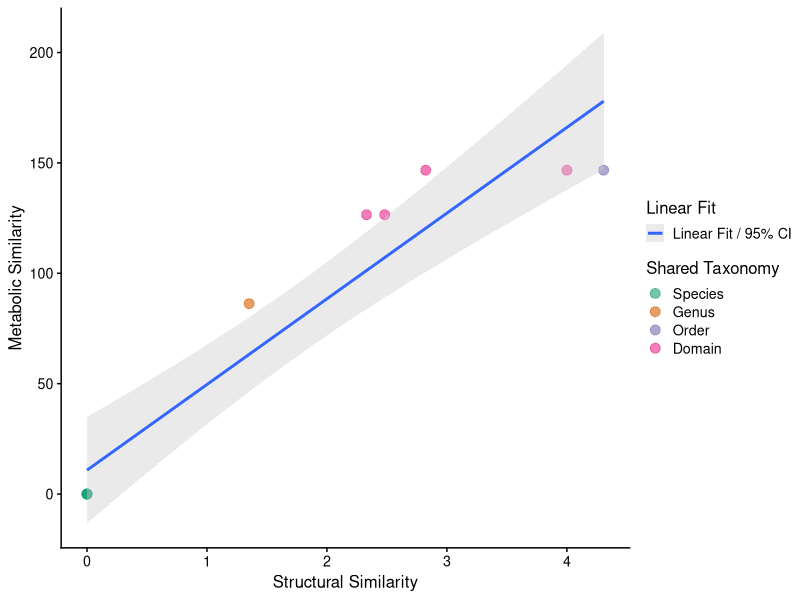

R code for this plot:
rm(list = ls())

library('tidyverse')
library('vegan')
library('gdata')
library('cowplot')

# Import values for cryoEM, select only intersect
scaled.mini_repl <- read.csv('results/cryoem_scaled_mini_replicates.csv', sep = ",", header = T, row.names = 1)

include = c("Marvinbryantia_formatexigens","Bacteroides_cellulosyliticus_CRE21","Bacteroides_caccae","Eubacterium_siraeum")
vis_cleaned <- scaled.mini_repl[(scaled.mini_repl$Strain %in% include), ] 

rm('scaled.mini_repl','include')

# Import WGS distance matrix, select only intersect
wgs_dist <- read.csv('data/wgs_distance_jaccard.csv',sep = ",", header = TRUE, row.names = 1, check.names = FALSE)

include = c("Marvinbryantia_formatexigens_DSM_14469","Bacteroides_cellulosyliticus_CRE21_DSM_14838","Bacteroides_caccae_DSM_19024","Eubacterium_siraeum_DSM_15702")
wgs_cleaned <- wgs_dist[(colnames(wgs_dist) %in% include),(rownames(wgs_dist) %in% include)]

rm('wgs_dist','include')

# Import metabolomic fold-change distance matrix as published in Han and Van Treuren et al 2021, select only intersect
tax_to_dn <- read.csv('data/from_Han_vanTreuren_2021/taxonomy_to_display_name.txt', sep = "\t", header = T)

include = c("Marvinbryantia formatexigens DSMZ 14469","Bacteroides cellulosilyticus DSMZ 14838","Bacteroides caccae ATCC 43185","Eubacterium siraeum DSMZ 15702")
legend <- tax_to_dn[(tax_to_dn$taxonomy %in% include), ] %>% mutate(taxonomy = str_replace_all(taxonomy," ","_"))

metab_dist <- read.csv('data/from_Han_vanTreuren_2021/metab_dm.txt', sep = '\t', header = T, row.names = 1)
metab_cleaned <- metab_dist[(rownames(metab_dist) %in% legend$disp_name),(colnames(metab_dist) %in% legend$disp_name)]

rm('include','tax_to_dn','metab_dist')

# Replace display names with taxonomies in metabolomics distance matrix
colnames(metab_cleaned) <- legend$taxonomy
rownames(metab_cleaned) <- legend$taxonomy

rm('legend')

# Summarize cryo-EM measurements, calculate distance matrix
vis_sum <- aggregate.data.frame(vis_cleaned[2:6], by = list(vis_cleaned$Strain), FUN = mean)
vis_sum <- vis_sum %>% column_to_rownames(var="Group.1")

cryoem_dist <- as.data.frame(as.matrix(vegdist(vis_sum, method = "euclidean", upper = TRUE)))

rm('vis_cleaned','vis_sum')

# Calculate Mantel statistic to check for correlation
vis_metab_test <- mantel(cryoem_dist,metab_cleaned,method = "pearson")
vis_metab_test

wgs_metab_test <- mantel(wgs_cleaned,metab_cleaned,method = "pearson")
wgs_metab_test

vis_wgs_test <- mantel(cryoem_dist,wgs_cleaned,method = "pearson")
vis_wgs_test

# Make long tables for plotting
lowerTriangle(cryoem_dist) <- NA
cryoem_dist$X <- rownames(cryoem_dist)

cryoem_long <- cryoem_dist %>% 
  as.data.frame() %>%
  pivot_longer(-c(X), names_to = "Y", values_to = "cryoEM_Distance")

lowerTriangle(metab_cleaned) <- NA
metab_cleaned$X <- rownames(metab_cleaned)

metab_long <- metab_cleaned %>% 
  as.data.frame() %>%
  pivot_longer(-c(X), names_to = "Y", values_to = "Metab_Distance")

rm('cryoem_dist','metab_cleaned')

# Merge Tables, add (manually determined) LCL
cryoem_long$Metab_Distance <- metab_long$Metab_Distance
cryoem_long$LCL <- c("Species","Genus","Domain","Domain","Genus","Species","Domain","Domain","Domain","Domain","Species","Order","Domain","Domain","Order","Species")

cryoem_long <- na.omit(cryoem_long)

# Plot
ggplot(cryoem_long, aes(x = cryoEM_Distance, y = Metab_Distance, color = fct_relevel(LCL,"Species","Genus","Order","Domain")))+
  theme_cowplot(12)+
  geom_point(size = 3, na.rm=TRUE, alpha = 0.6)+
  scale_color_brewer(name = 'Shared Taxonomy', palette = "Dark2", direction = 1)+
  geom_smooth(inherit.aes = F, aes(x = cryoEM_Distance, y = Metab_Distance, fill = 'Linear Fit / 95% CI'),method='lm')+
  scale_fill_manual(name = "Linear Fit", values = c("grey80"))+
  xlab("Structural Similarity")+
  ylab("Metabolic Similarity")

cor.test(cryoem_long$cryoEM_Distance, cryoem_long$Metab_Distance, method = "pearson")
